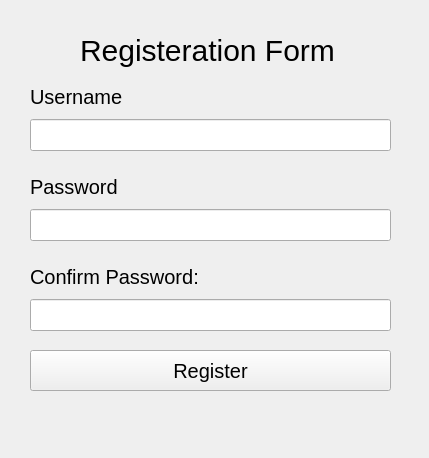
<?xml version="1.0" encoding="UTF-8"?>
<ui version="4.0">
 <class>MainWindow</class>
 <widget class="QMainWindow" name="MainWindow">
  <property name="geometry">
   <rect>
    <x>0</x>
    <y>0</y>
    <width>429</width>
    <height>458</height>
   </rect>
  </property>
  <property name="windowTitle">
   <string>RegistrationSystem</string>
  </property>
  <property name="windowIcon">
   <iconset resource="src2.qrc">
    <normaloff>:/images/icon.jpg</normaloff>:/images/icon.jpg</iconset>
  </property>
  <property name="styleSheet">
   <string notr="true">#centralWidget{
border-image:url(:/images/bg.jpg);
}</string>
  </property>
  <widget class="QWidget" name="centralwidget">
   <widget class="QPushButton" name="pushButton_register">
    <property name="geometry">
     <rect>
      <x>30</x>
      <y>350</y>
      <width>361</width>
      <height>41</height>
     </rect>
    </property>
    <property name="styleSheet">
     <string notr="true">QPushButton{
font-size:20px;
}</string>
    </property>
    <property name="text">
     <string>Register</string>
    </property>
   </widget>
   <widget class="QLabel" name="RegistrationForm">
    <property name="geometry">
     <rect>
      <x>80</x>
      <y>30</y>
      <width>261</width>
      <height>41</height>
     </rect>
    </property>
    <property name="styleSheet">
     <string notr="true">QLabel{
font-size:30px;
}</string>
    </property>
    <property name="text">
     <string>Registeration Form</string>
    </property>
   </widget>
   <widget class="QWidget" name="layoutWidget">
    <property name="geometry">
     <rect>
      <x>30</x>
      <y>80</y>
      <width>361</width>
      <height>71</height>
     </rect>
    </property>
    <layout class="QVBoxLayout" name="verticalLayout">
     <item>
      <widget class="QLabel" name="username3">
       <property name="styleSheet">
        <string notr="true">QLabel{
font-size:20px;
}</string>
       </property>
       <property name="text">
        <string>Username</string>
       </property>
      </widget>
     </item>
     <item>
      <widget class="QLineEdit" name="username">
       <property name="styleSheet">
        <string notr="true">QLineEdit{
font-size:20px;
}</string>
       </property>
      </widget>
     </item>
    </layout>
   </widget>
   <widget class="QWidget" name="layoutWidget">
    <property name="geometry">
     <rect>
      <x>30</x>
      <y>170</y>
      <width>361</width>
      <height>71</height>
     </rect>
    </property>
    <layout class="QVBoxLayout" name="verticalLayout_2">
     <item>
      <widget class="QLabel" name="password3">
       <property name="styleSheet">
        <string notr="true">QLabel{
font-size:20px;
}</string>
       </property>
       <property name="text">
        <string>Password</string>
       </property>
      </widget>
     </item>
     <item>
      <widget class="QLineEdit" name="password">
       <property name="styleSheet">
        <string notr="true">QLineEdit{
font-size:20px;
}</string>
       </property>
       <property name="echoMode">
        <enum>QLineEdit::EchoMode::Password</enum>
       </property>
      </widget>
     </item>
    </layout>
   </widget>
   <widget class="QWidget" name="layoutWidget">
    <property name="geometry">
     <rect>
      <x>30</x>
      <y>260</y>
      <width>361</width>
      <height>71</height>
     </rect>
    </property>
    <layout class="QVBoxLayout" name="verticalLayout_3">
     <item>
      <widget class="QLabel" name="ConfirmPassword3">
       <property name="styleSheet">
        <string notr="true">QLabel{
font-size:20px;
}</string>
       </property>
       <property name="text">
        <string>Confirm Password:</string>
       </property>
      </widget>
     </item>
     <item>
      <widget class="QLineEdit" name="ConfirmPassword">
       <property name="styleSheet">
        <string notr="true">QLineEdit{
font-size:20px;
}</string>
       </property>
       <property name="echoMode">
        <enum>QLineEdit::EchoMode::Password</enum>
       </property>
      </widget>
     </item>
    </layout>
   </widget>
  </widget>
 </widget>
 <resources>
  <include location="src2.qrc"/>
 </resources>
 <connections/>
</ui>
